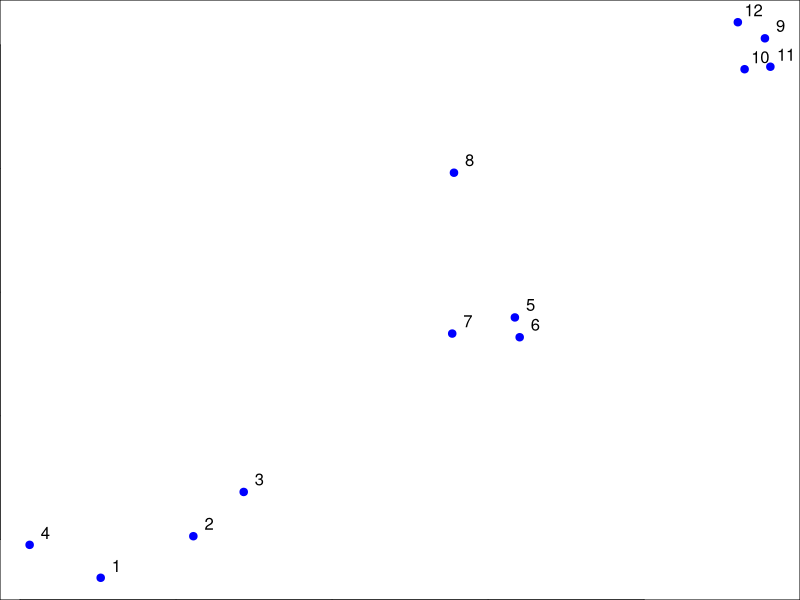
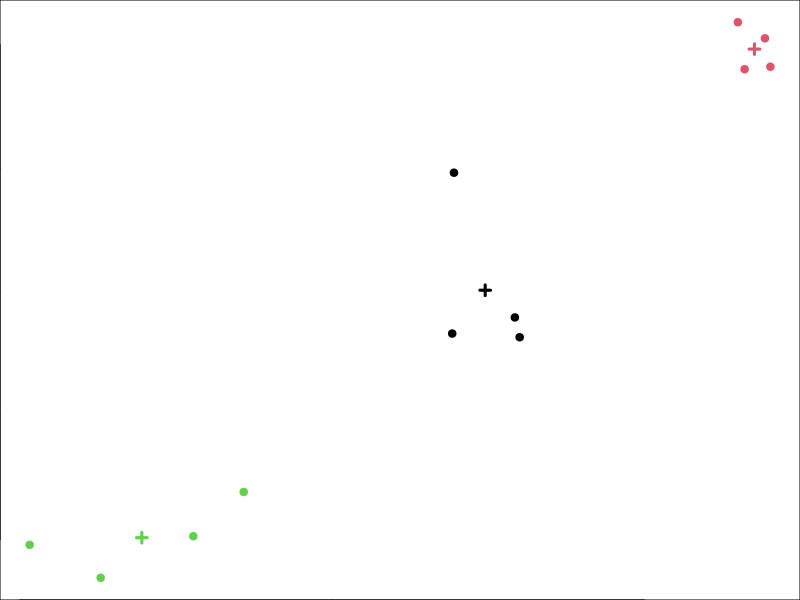
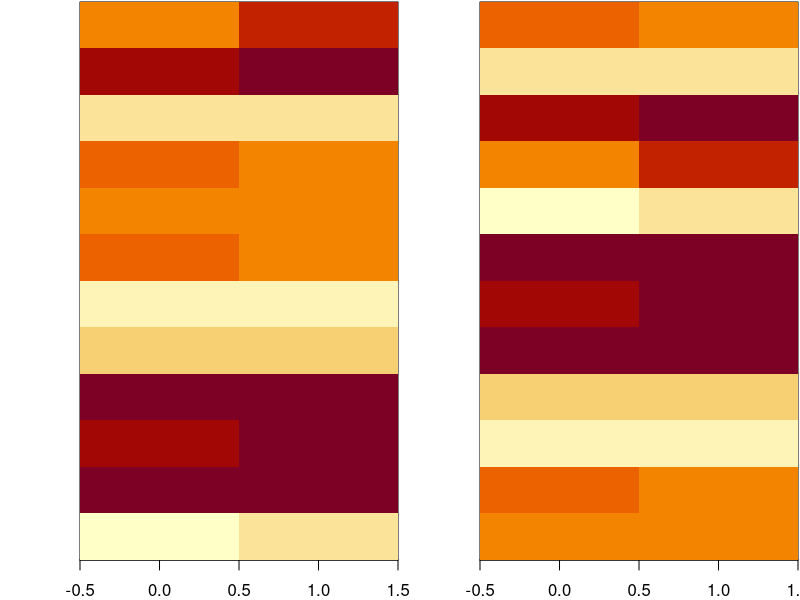
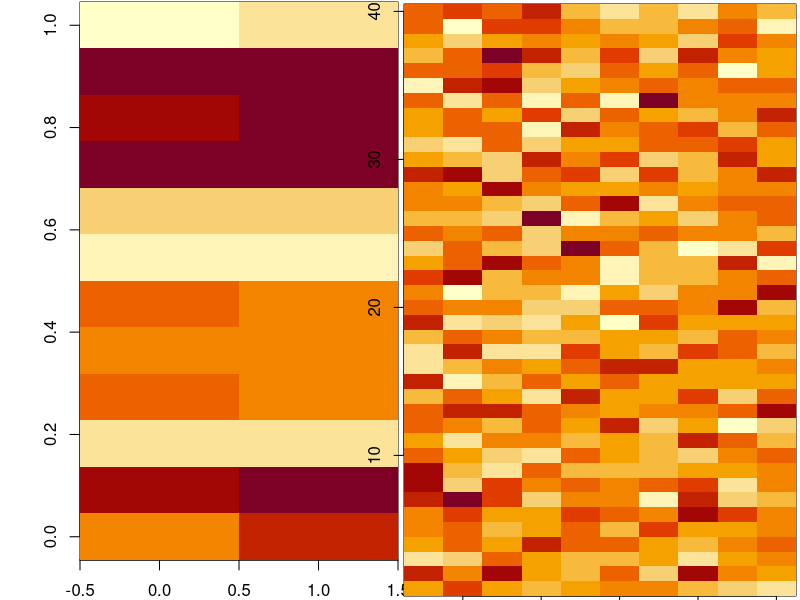
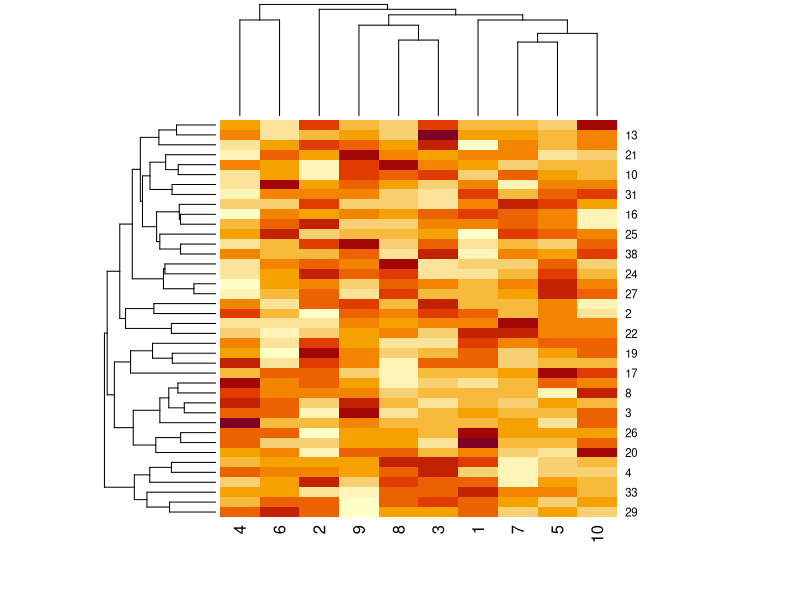
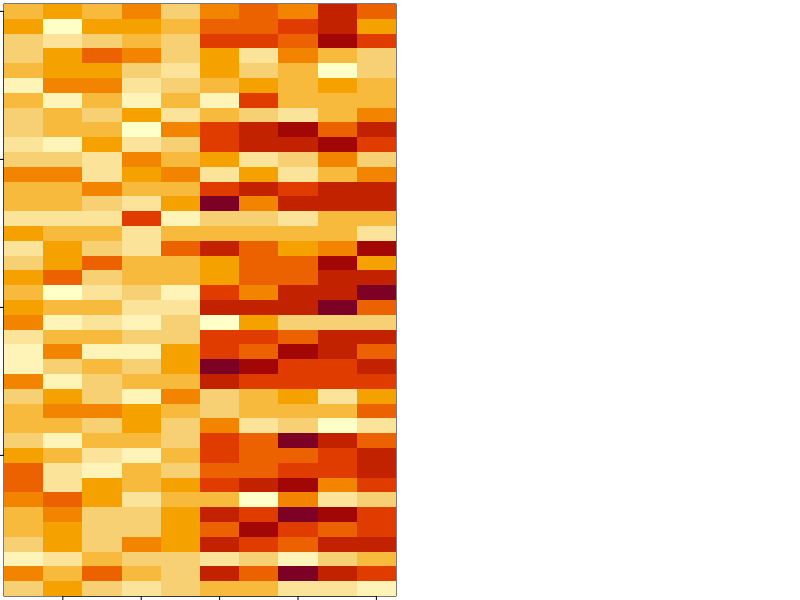
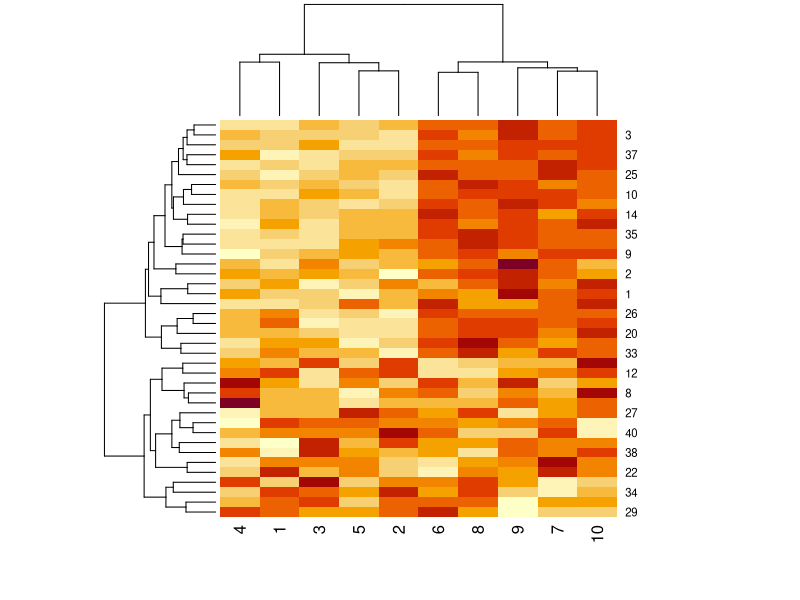
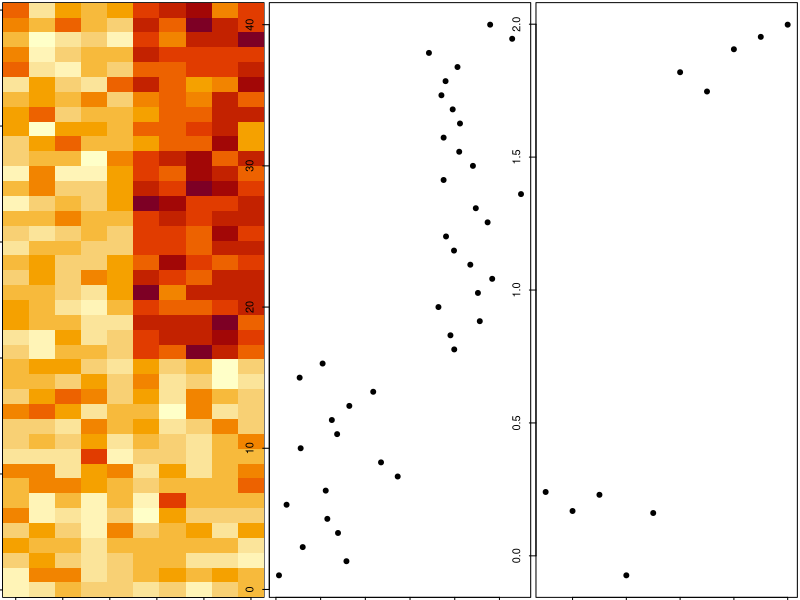

These charts were generated, in order, by the following R code:
#=======================K-means=====================
set.seed(1234)
par(mar = c(0,0,0,0))
x <- rnorm(12, mean = rep(1:3,each = 4),sd = 0.2)
y <- rnorm(12,mean = rep(c(1,2,3),each = 4),sd = 0.2)
plot(x,y,col = "blue",pch =19, ctx = 2)
text(x+0.05,y+0.05,labels = as.character(1:12))
dataFrame  <- data.frame(x,y)
dataFrame
# we use kmean to do kmean cluster analysis in R. here wer are working 
# with 3 centres
kmeanObj <- kmeans(dataFrame,centers = 3)
names(kmeanObj)
## Shows all the methods we can do with the kmeanObj
kmeanObj$cluster
# forst 4 points in cluster 1 the next 4 points in cluster 2 and next
# in cluster 3
plot(x,y,col = kmeanObj$cluster,pch = 19, ctx = 2)
points(kmeanObj$centers,pch =3, ctx = 3, lwd = 3,col = 1:3)
# Another way to represent the Kmean in cluster

### Heatmaps
dataMatrix <- as.matrix(dataFrame)[sample(1:12),]
kmeanObj2 <- kmeans(dataMatrix,centers = 3)
kmeanObj2
par(mfrow = c(1,2), mar = c(2,4,0.1,0.1))
image(t(dataMatrix)[,nrow(dataMatrix):1],yaxt = "n")
image(t(dataMatrix)[,order(kmeanObj$cluster)],yaxt = "n")

image(t(dataMatrix))



#================Dimensionality Reduction================
set.seed(12345)
par(mar = rep(0.2,4))
dataMatrix <- matrix(rnorm(400),nrow = 40)
image(1:10,1:40,t(dataMatrix)[,nrow(dataMatrix):1])
heatmap(dataMatrix)

set.seed(678910)
for (i in 1:40) {
  # flip a coin
  coinFlip <- rbinom(1, size = 1, prob = 0.5)
  # if coin is heads add a common pattern to that row
  if (coinFlip) {
    dataMatrix[i, ] <- dataMatrix[i, ] + rep(c(0, 3), each = 5)
  }
}
par(mar = rep(0.2,4))
image(1:10,1:40,t(dataMatrix)[,nrow(dataMatrix):1])
# Now we can see that we have a better association between the column values.
heatmap(dataMatrix)
# Pattern in rows and columns
hh <-  hclust(dist(dataMatrix))
hh
dataMatrixOrdered <- dataMatrix[hh$order,]
par(mfrow = c(1,3))
image(t(dataMatrixOrdered)[,nrow(dataMatrixOrdered):1])
plot(rowMeans(dataMatrixOrdered),40:1,xlab = "Row mean",pch = 19)
plot(colMeans(dataMatrixOrdered),xlab = "Column", ylab = "Column mean", pch =19)

## Components on SVD u and v
svd1 <- svd(scale(dataMatrixOrdered))
svd1$d
par(mfrow=c(1,3))
image(t(dataMatrixOrdered)[,nrow(dataMatrixOrdered):1])
plot(svd1$u[,1],40:1,xlab = "Row", ylab = "First left singular vector",
     pch =19)
plot(svd1$v[,1],xlab = "Column", ylab = "First right singular vector",
     pch = 20)
# Variance explained
# now we will lok at the D amtrix which is a diagonal matrix and thus
# exlains the variance of that perticular components.
par(mfrow = c(1,3))
plot(svd1$d,xlab = "Column",ylab = "Singular Value",pch = 19)
plot(svd1$d^2/sum(svd1$d^2),xlab = "Column", 
     ylab = "Proportion of variance explained", pch = 22)
# Thus by looking at the graph we can say that around 40% of the 
# variation in the model is explained due to the just a single column.

### Relationship to principal components
svd1 <- svd(scale(dataMatrixOrdered))
pca1 <- prcomp(dataMatrixOrdered,scale = TRUE)
plot(pca1$rotation[,1],svd1$v[,1],pch = 19,xlab = "Princila Components",
     ylab = "Right singular components 1")
abline(c(0,1))
# With this we see that both svd and pca have the same result in terms
# of component selection.



